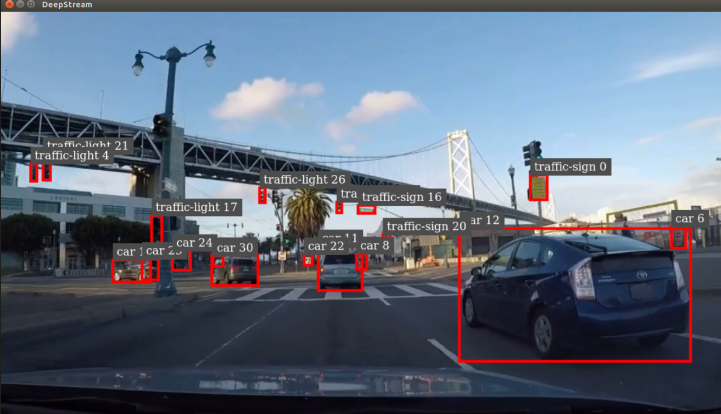
#> input picture deploy/DeepStream/images/deepstream-pic.png, 1441 x 827 px (shown at 1/2 size)
$ python -i data_augment.py   (imports and definitions only)
#> lines starting #> are read from the running program, lines starting #| are printed output that depends on the picture
#> further down, picture is the input picture: shape (827, 1441, 3); mean B, G, R 126.7, 109.7, 98
#!/usr/bin/env python3
# -*- coding:utf-8 -*-
# Copyright (c) Megvii, Inc. and its affiliates.
"""
Data augmentation functionality. Passed as callable transformations to
Dataset classes.

The data augmentation procedures were interpreted from @weiliu89's SSD paper
http://arxiv.org/abs/1512.02325
"""

import cv2
import numpy as np

import torch

from yolox.utils import xyxy2cxcywh

import math
import random


def augment_hsv(img, hgain=0.015, sgain=0.7, vgain=0.4):
#> called with hgain = 0.015, sgain = 0.7, vgain = 0.4
    r = np.random.uniform(-1, 1, 3) * [hgain, sgain, vgain] + 1  # random gains
    hue, sat, val = cv2.split(cv2.cvtColor(img, cv2.COLOR_BGR2HSV))
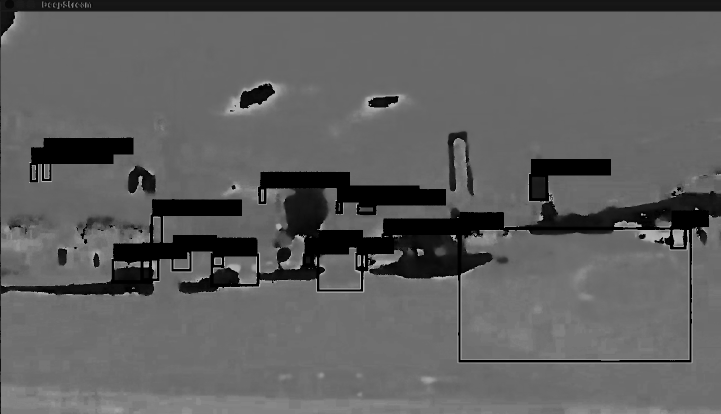
#> hue: shape (827, 1441) (shown at 1/2 size); min 0, max 179, mean 94.8
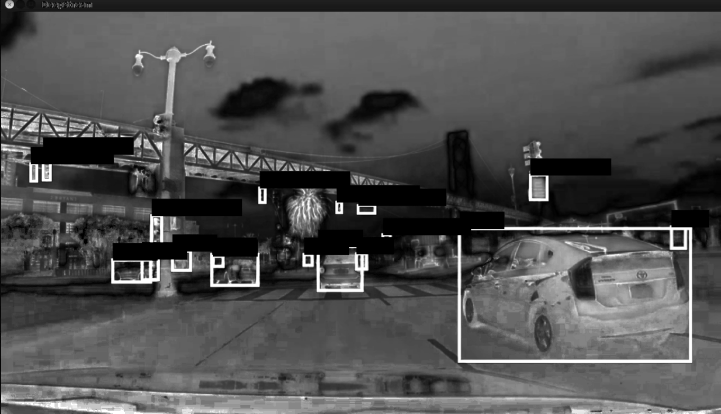
#> sat: shape (827, 1441) (shown at 1/2 size); min 0, max 255, mean 79.6
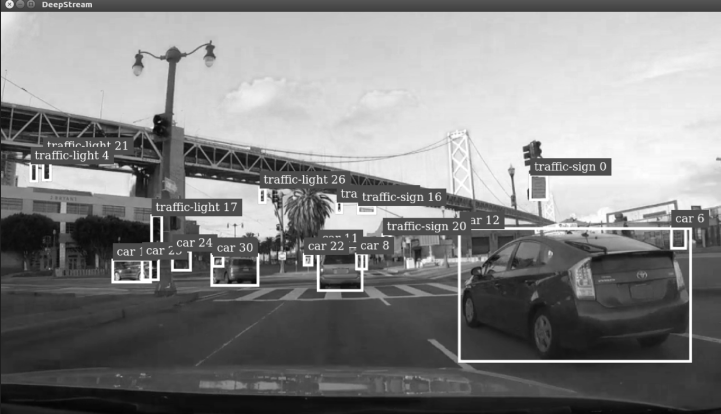
#> val: shape (827, 1441) (shown at 1/2 size); min 5, max 255, mean 131.8
    dtype = img.dtype  # uint8

    x = np.arange(0, 256, dtype=np.int16)
    lut_hue = ((x * r[0]) % 180).astype(dtype)
    lut_sat = np.clip(x * r[1], 0, 255).astype(dtype)
#> lut_sat = 256 values from 0 to 255
    lut_val = np.clip(x * r[2], 0, 255).astype(dtype)
#> lut_val = 256 values from 0 to 255

    img_hsv = cv2.merge(
        (cv2.LUT(hue, lut_hue), cv2.LUT(sat, lut_sat), cv2.LUT(val, lut_val))
    ).astype(dtype)
#> img_hsv: shape (827, 1441, 3); mean H, S, V 94.8, 102, 141.7
    cv2.cvtColor(img_hsv, cv2.COLOR_HSV2BGR, dst=img)  # no return needed


# [186 lines left out: functions box_candidates, random_perspective, _distort, _mirror, preproc, preproc_new, not called in this run]

class TrainTransform:
    # [56 lines left out: functions __init__, __call__, not called in this run]


class ValTransform:
    """
    Defines the transformations that should be applied to test PIL image
    for input into the network

    dimension -> tensorize -> color adj

    Arguments:
        resize (int): input dimension to SSD
        rgb_means ((int,int,int)): average RGB of the dataset
            (104,117,123)
        swap ((int,int,int)): final order of channels

    Returns:
        transform (transform) : callable transform to be applied to test/val
        data
    """

    # [4 lines left out: function __init__, not called in this run]

    # assume input is cv2 img for now
    def __call__(self, img, res, input_size):
        img, _ = preproc(img, input_size, self.means, self.std, self.swap)
        return img, np.zeros((1, 5))

>>> import cv2
>>> picture = cv2.imread('../../deploy/DeepStream/images/deepstream-pic.png')
>>> result = augment_hsv(picture)
